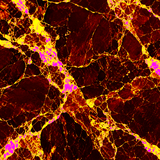
#> input picture product-studio/src/design-library/assets/thumbs/marble-layers.png, 160 x 160 px, found by its file name
$ python build_thumbs.py
#> lines starting #> are read from the running program, lines starting #| are printed output that depends on the picture
"""Build small picker thumbnails from the design-library snapshot.

Usage: python3 tools/build_thumbs.py  (from product-studio/)

Thumbnails are DERIVED files (a centre crop of the snapshot artwork, resized
with Lanczos). The editor recolors them with the same recolor engine as the
page, so a thumbnail shows the design in the current palette without decoding
the multi-megabyte print artwork. Pages and print always use the full files.

Layer maps keep their channel meaning (R = stone detail, G = veins,
B = second stone), so they recolor exactly like the originals. Transparent
overlays keep their alpha.
"""
from pathlib import Path
from PIL import Image

SRC = Path(__file__).resolve().parent.parent / "src" / "design-library" / "assets"
OUT = SRC / "thumbs"
SIZE = 160  # px, square

FILES = [
    "marble-layers.png", "marble-layers-canva.png", "marble-canva-source.png",
    "marble-layers-goldleaf.png", "marble-goldleaf-gold.png", "marble-layers-white.png",
    "marble-layers-rose.png", "marble-rose-gold.png",
    "marble-layers-burgundy.png", "marble-burgundy-source.jpg",
    "marble-layers-ember.png", "marble-ember-gold.png",
    "marble-layers-peach.png", "marble-peach-gold.png",
    "pattern-cabana.png", "pattern-pinstripe.png", "pattern-bias.png",
    "floral-bouquet.png", "floral-corner.png", "floral-header.png",
]


def thumb(name):
#> called with name = 'marble-layers.png'
    im = Image.open(SRC / name)
#> im is the input picture: PIL image 160x160 RGB; mean R, G, B 102.7, 35.2, 8.7
    w, h = im.size
#> w = 160; h = 160
    if name.startswith(("marble", "pattern")):
        # Centre square crop: materials are shown as a swatch.
        s = min(w, h)
#> s = 160
        im = im.crop(((w - s) // 2, (h - s) // 2, (w - s) // 2 + s, (h - s) // 2 + s)).resize((SIZE, SIZE), Image.LANCZOS)
    else:
        # Objects keep their whole silhouette.
        k = SIZE / max(w, h)
        im = im.resize((max(1, round(w * k)), max(1, round(h * k))), Image.LANCZOS)
    out = OUT / (Path(name).stem + (".jpg" if name.endswith(".jpg") else ".png"))
    if name.endswith(".jpg"):
        im.convert("RGB").save(out, quality=90)
    else:
        im.save(out, optimize=True)


STATS_W = 240  # JCS marbleStats samples a 240 px-wide copy of the whole map


def stats_sample(name):
    """Whole-frame 240 px copy of a marble layer map: thumbnails compute their tone statistics from it
    instead of decoding the multi-megabyte print map. (Pages still measure the full map.)"""
#> called with name = 'marble-layers.png'
    im = Image.open(SRC / name).convert("RGB")
    w, h = im.size
#> w = 160; h = 160
    im.resize((STATS_W, round(STATS_W * h / w)), Image.LANCZOS).save(OUT / (Path(name).stem + "-stats.png"), optimize=True)
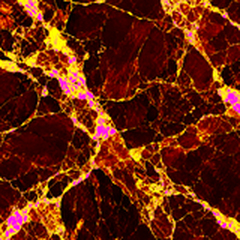
#> saved as marble-layers-stats.png: PIL image 240x240 RGB; mean R, G, B 102.6, 35.8, 8.9


ABSTRACT_SCALE = 0.25  # layer copies for the picker: a 144 px page thumbnail needs ~0.15 of the layers' own resolution


def abstract_layers():
    """Abstract watercolor: every layer scaled by the SAME factor, so the Canva transforms still place them
    (the renderer sizes each layer from its original pixel size, not the copy's)."""
    out = OUT / "abstract64"
    out.mkdir(exist_ok=True)
    for f in sorted((SRC / "abstract64").glob("layer-*.png")):
        im = Image.open(f)
        w, h = im.size
        im.resize((max(1, round(w * ABSTRACT_SCALE)), max(1, round(h * ABSTRACT_SCALE))), Image.LANCZOS).save(out / f.name, optimize=True)


if __name__ == "__main__":
    OUT.mkdir(exist_ok=True)
    for f in FILES:
        thumb(f)
        if f.startswith("marble-layers"):
            stats_sample(f)
#> pass 2 of the loop `for f in FILES:`:
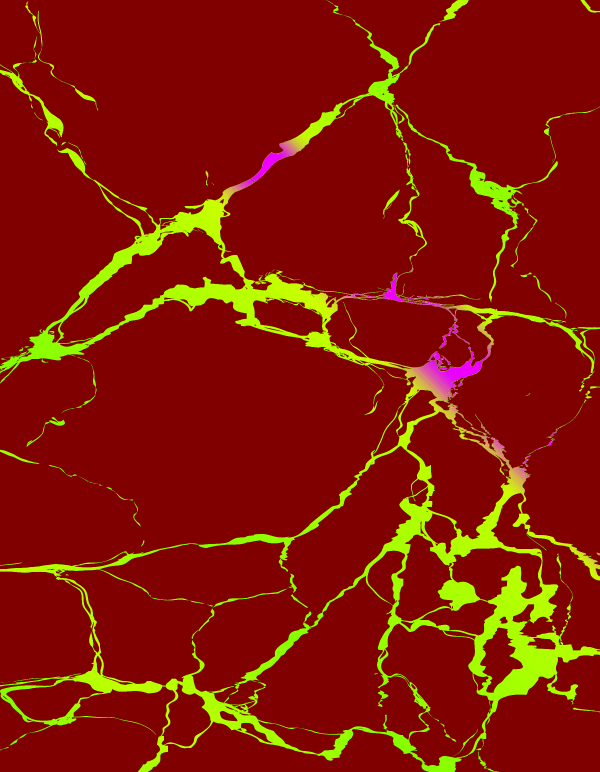
#> input picture marble-layers-canva.png, 1800 x 2316 px, found by its file name (shown at 1/3 size)
#> in thumb, im is the input picture: PIL image 1800x2316 RGB; mean R, G, B 132.1, 23.5, 1.5
#> in thumb (call 2), `im = im.crop(((w - s) // 2, (h - s) // 2, (w - s) // 2 + s, (h - s) //..`:
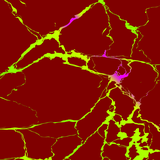
#> im: PIL image 160x160 RGB; mean R, G, B 132.8, 25.9, 2
#> in stats_sample (call 2), `im.resize((STATS_W, round(STATS_W * h / w)), Image.LANCZOS).save(OUT /..`:
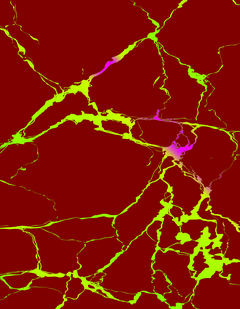
#> saved as marble-layers-canva-stats.png: PIL image 240x309 RGB; mean R, G, B 132.1, 24.1, 1.6
#> pass 3 of the loop `for f in FILES:`:
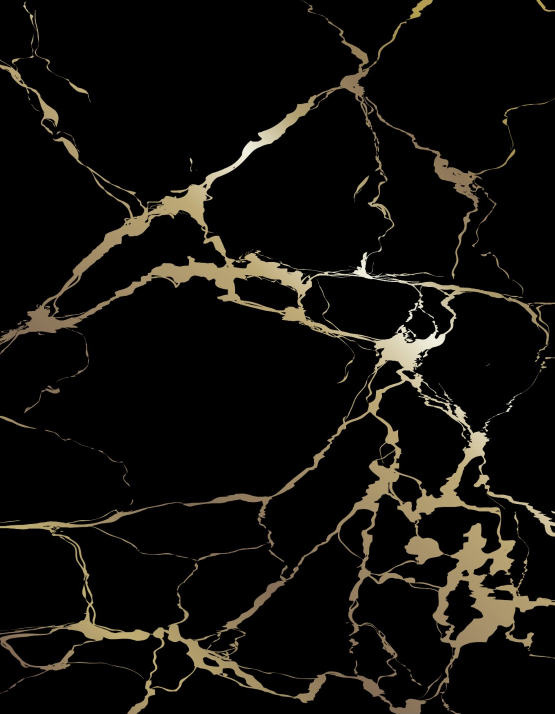
#> input picture marble-canva-source.png, 1109 x 1427 px, found by its file name (shown at 1/2 size)
#> in thumb, im is the input picture: PIL image 1109x1427 RGB; mean R, G, B 17, 15.2, 11.6
#> in thumb (call 3), `im = im.crop(((w - s) // 2, (h - s) // 2, (w - s) // 2 + s, (h - s) //..`:
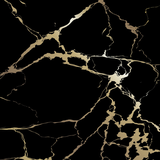
#> im: PIL image 160x160 RGB; mean R, G, B 19.4, 17.4, 13.4
#> (the run stopped early here; a loop or call above may not have finished)
